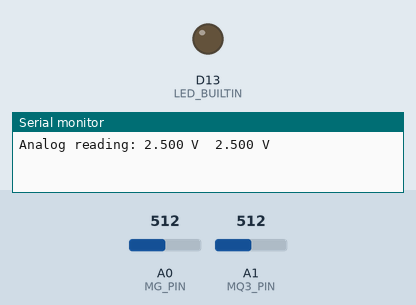
The program below on a simulated Arduino Uno R4 WiFi. Parts: output pins drawn as LEDs (lit = HIGH), the last lines printed to the serial monitor. Dashed ring = blinking. The test bench sets the inputs (shaded band); at power-on: A0 (MG_PIN) = 512, A1 (MQ3_PIN) = 512.

Above: at 0.06 s.
At 2.81 s:
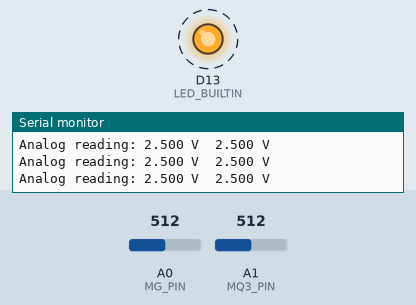
Timing chart, 0 to 3.1 s (numbered marks = the images above):
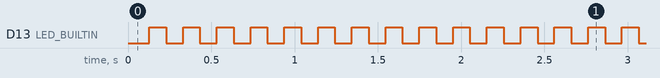

Measured:
- by itself, D13 (LED_BUILTIN): alternates HIGH for 0.10 s and LOW for 0.10 s

The program:

main.cpp
```cpp
#include <Arduino.h>

/************************Hardware Related Macros************************************/
#define         MG_PIN                       (A0)     //define which analog input channel you are going to use
#define         MQ3_PIN                      (A1)     //define which analog input channel you are going to use

/***********************Software Related Macros************************************/
#define         READ_SAMPLE_INTERVAL         (5)    //define how many samples you are going to take in normal operation
#define         READ_SAMPLE_TIMES            (5)     //define the time interval(in milisecond) between each samples in
                                                     //normal operation

void setup() {
  Serial.begin(9600);
  pinMode(LED_BUILTIN, OUTPUT);
  pinMode(A0,INPUT);
  pinMode(A1,INPUT);
}

void loop()
{
  static bool ledState = false;
  float mq3Value = 0;
  float mg811Value = 0;
  for (int i=0; i<READ_SAMPLE_TIMES; i++)
  {
    mq3Value += analogRead(MQ3_PIN);
    mg811Value += analogRead(MG_PIN);
    delay(READ_SAMPLE_INTERVAL);
  }
  mq3Value = mq3Value *5/1024.0/ READ_SAMPLE_TIMES;
  mg811Value = mg811Value *5/1024.0/ READ_SAMPLE_TIMES;

  // affiche les deux valeurs avec 3 chiffres après la virgule
  Serial.println("Analog reading: "+String(mg811Value,3)+" V  "+String(mq3Value,3)+" V");

  digitalWrite(LED_BUILTIN, ledState ? HIGH : LOW);
  ledState = !ledState;
  delay(75);
}
```
